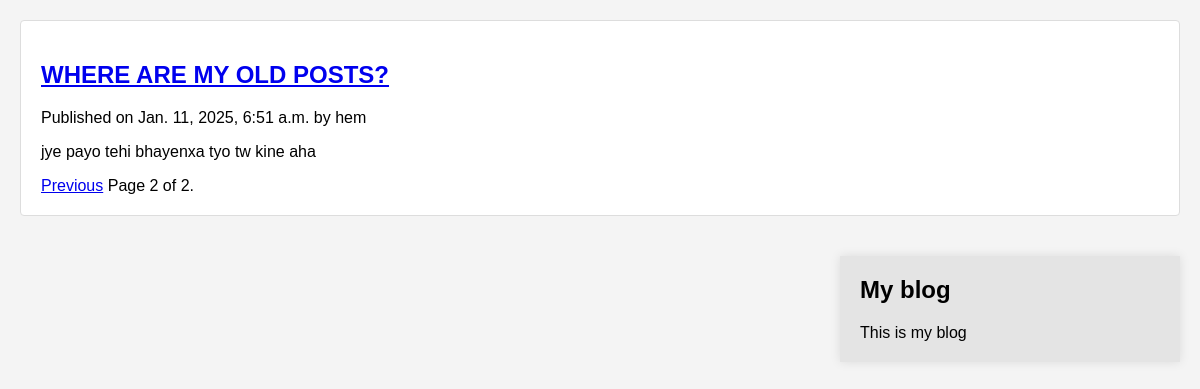
Screenshot of /blog/?page=2 with the database file from the repository.
### blog/models.py (models this page shows, shortened)
class Post(models.Model):
    class Status(models.TextChoices):
        DRAFT = 'DF', 'Draft'
        PUBLISHED = 'PB', 'Published'
    title = models.CharField(max_length= 100)
    slug = models.SlugField()
    author = models.ForeignKey(settings.AUTH_USER_MODEL, on_delete = models.CASCADE)
    body = models.TextField()
    publish = models.DateTimeField(db_default = Now())
    created  = models.DateTimeField(auto_now_add = True)
    updated = models.DateTimeField(auto_now = True)
    status = models.CharField(max_length=2, choices = Status.choices, default = Status.DRAFT)
    objects = models.Manager()
    published = PublishedManager()
    class Meta:
        ordering = ['-publish']
        indexes = [
            models.Index(fields = ['publish']),
        ]
    def get_absolute_url(self):
        return reverse('blog:post_detail', args=[self.id])

### blog/views.py (the view)
# urls.py: path('', views.post_list, name= 'home'),
def post_list(request):
    post_list = Post.published.all()
    paginator = Paginator(post_list,2)
    page_number = request.GET.get('page', 1)
    posts = paginator.page(page_number)
    return render(request, 'blog/list.html', {'posts': posts})

### blog/models.py (called while the page is built)
    def get_queryset(self):
        return super().get_queryset().filter(status = Post.Status.PUBLISHED)

### templates/blog/list.html (shortened to what this page needs)
{% extends 'base.html' %}
    {% block content %}
    {% for post in posts %}
    <h2>
        <a href="{{post.get_absolute_url}}">
            {{post.title |upper}}
        </a>
    </h2>
    <p class="date">
        Published on {{post.publish}} by {{post.author}}
    </p>
    {{post.body |truncatewords:30|linebreaks}}
    {% endfor %}
    {% include "blog/pagination.html" with page=posts %}
    {% endblock %}

### static/css/style.css (style rules this page uses)
body { font-family: Arial, sans-serif; margin: 0; padding: 0; background-color: #f4f4f4; }

### rows the page displays
Post: title "WHERE ARE MY OLD POSTS?", publish "Jan. 11, 2025, 6:51 a.m.", author "hem", body "jye payo tehi bhayenxa tyo tw kine aha"

### other values shown
{{ page.number }} "2"
{{ page.paginator.num_pages }} "2"
